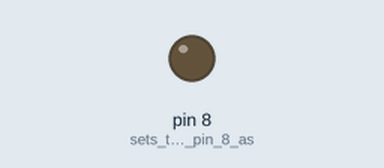
Recording of a sketch running on a simulated Arduino Uno, built with avr-gcc and run on an emulated ATmega328P. Shown: output pins drawn as LEDs (lit = HIGH).

Above: at 0.1 s.
At 1.1 s:
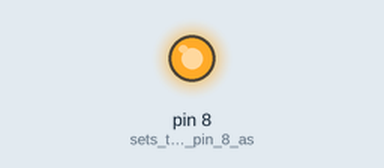
Timing chart, 0 to 2.6 s (numbered marks = the images above):
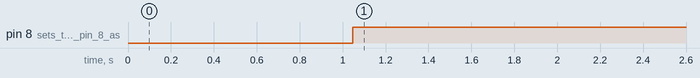

The sketch:

due_sw_uart_TX.ino
```cpp
//write
//for com nop
//esperar 1/9600
//1clock 1/ 21.10^6
//write
//for com nop

//para high impar
//stop


void setup() {
  Serial.begin(9600);
  pinMode(8, OUTPUT);    // sets the digital pin 8 as output
}

// 01100001
void loop() {
  // put your main code here, to run repeatedly:
  delay(1000);
  digitalWrite(8, LOW);
  _sw_uart_wait_T();
  digitalWrite(8,HIGH);
  _sw_uart_wait_T();
  digitalWrite(8,LOW);
  _sw_uart_wait_T();
  digitalWrite(8,LOW);
  _sw_uart_wait_T();
  digitalWrite(8,LOW);
  _sw_uart_wait_T();
  digitalWrite(8,LOW);
  _sw_uart_wait_T();
  digitalWrite(8,HIGH);
  _sw_uart_wait_T();
  digitalWrite(8,HIGH);
  _sw_uart_wait_T();
  digitalWrite(8,LOW);
  _sw_uart_wait_T();
  digitalWrite(8,HIGH);
  _sw_uart_wait_T();
  digitalWrite(8,HIGH);
  _sw_uart_wait_T();
}


// MCK 21MHz
void _sw_uart_wait_T() {
  for(int i = 0; i < 2187; i++)
    asm("NOP");
}
```

sw_uart.cpp
```cpp
#include "sw_uart.h"
#pragma GCC optimize ("-O3")

void sw_uart_setup(due_sw_uart *uart, int rx, int stopbits, int databits, int paritybit) {

	uart->pin_rx     = rx;
	uart->stopbits   = stopbits;
	uart->paritybit  = paritybit;
  uart->databits   = databits;
  pinMode(rx, INPUT);

}


int calc_even_parity(char data) {
  int ones = 0;

  for(int i = 0; i < 8; i++) {
    ones += (data >> i) & 0x01;
  }

  return ones % 2;
}

int sw_uart_receive_byte(due_sw_uart *uart, char* data) {
  // wait start bit
  while(digitalRead(uart->pin_rx) == HIGH)
  {
    //Serial.println("esperando byte");
  }

  Serial.println("\nchegou byte");
  // confirm start bit
  _sw_uart_wait_half_T(uart);
  // HIGH = invalid
  if(digitalRead(uart->pin_rx) == HIGH) {
    return SW_UART_ERROR_FRAMING;
  }

  _sw_uart_wait_T(uart);

  // start getting data
  char aux = 0x00;
  for(int i = 0; i < uart->databits; i++) {
    aux |= digitalRead(uart->pin_rx) << i;
    _sw_uart_wait_T(uart);
  }

  // parity
  int rx_parity = 0;
  if(uart->paritybit != SW_UART_NO_PARITY) {
    rx_parity = digitalRead(uart->pin_rx);
    _sw_uart_wait_T(uart);
  }

  // get stop bit
  for(int i = 0; i < uart->stopbits; i++) {
    if(digitalRead(uart->pin_rx) == LOW) {
      return SW_UART_ERROR_FRAMING;
    }
    _sw_uart_wait_T(uart);
  }

  int parity = 0;
  if(uart->paritybit == SW_UART_EVEN_PARITY) {
     parity = calc_even_parity(aux);
  } else if(uart->paritybit == SW_UART_ODD_PARITY) {
     parity = !calc_even_parity(aux);
  }

  if(parity != rx_parity) {
    return SW_UART_ERROR_PARITY;
  }

  *data = aux;
  return SW_UART_SUCCESS;
}


// MCK 21MHz
void _sw_uart_wait_half_T(due_sw_uart *uart) {
  for(int i = 0; i < 1093; i++)
    asm("NOP");
}

void _sw_uart_wait_T(due_sw_uart *uart) {
  _sw_uart_wait_half_T(uart);
  _sw_uart_wait_half_T(uart);
}
```

sw_uart.h
```cpp
#ifndef SW_UART_HEADER
#define SW_UART_HEADER

#include <Arduino.h>

struct due_sw_uart {
	int pin_rx;
	int baudrate;
	int stopbits;
	int paritybit;
  	int databits;
};

typedef struct due_sw_uart due_sw_uart;

#define SW_UART_SUCCESS 		0
#define SW_UART_ERROR_FRAMING 	112
#define SW_UART_ERROR_PARITY  	2
#define SW_UART_NO_PARITY 		0
#define SW_UART_ODD_PARITY 		1
#define SW_UART_EVEN_PARITY 	2


void sw_uart_setup(due_sw_uart *uart, int rx,  int stopbits, int databits, int paritybit);
int  sw_uart_receive_byte(due_sw_uart *uart, char* data);

void _sw_uart_wait_half_T(due_sw_uart *uart);
void _sw_uart_wait_T(due_sw_uart *uart);

#endif
```

Measured:
- by itself, pin 8 (sets_the_digital_pin_8_as): LOW → HIGH at 1.0 s
